Frame 1 (no input): blank canvas, image omitted
Frame 60 (the mouse pressed at the canvas centre just before this capture): blank canvas, image omitted
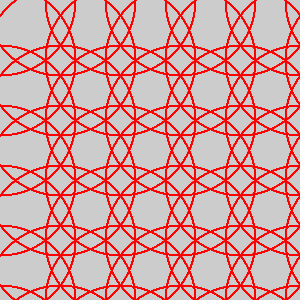
Frame 120 (the mouse held since frame 60 and released just before this capture)

The Processing sketch whose frames 1 and 60 were blank and that drew this single picture after the mouse press (run headless with seeded random() and noise(); from frame 60 on, the mouse is pressed at the canvas centre):

// Processing sketch: processing_105718
// ── processing_105718.pde

void setup () {
  size(300, 300);
  noFill();
  colorMode (HSB, 100);
}
void draw(){
  

  for (int yPos = 0; yPos < height/5; yPos++) {// declares the y position as 0, if the y position is less then frame height/5 then add 1 to y position
    for(int xPos = 0; xPos <width/5; xPos++){// declares the  xposition as 0, if the d position is less then frame width/5 then add 1 to x position
        //for (int hHue=0; hHue < width/5; hHue++) { // doesnt work
            //for (int sHue=0; sHue < height/5; sHue++) { / // doesnt work
          stroke (mouseX, mouseY, 100); //adds a stroke with the variable hue
          ellipse(xPos * width/5, yPos * height/5, mouseX, mouseY); //draws an ellipse depending on x and y coordinates -- looks like a changing pattern
            }
          } 
       // }
      //}
    }
